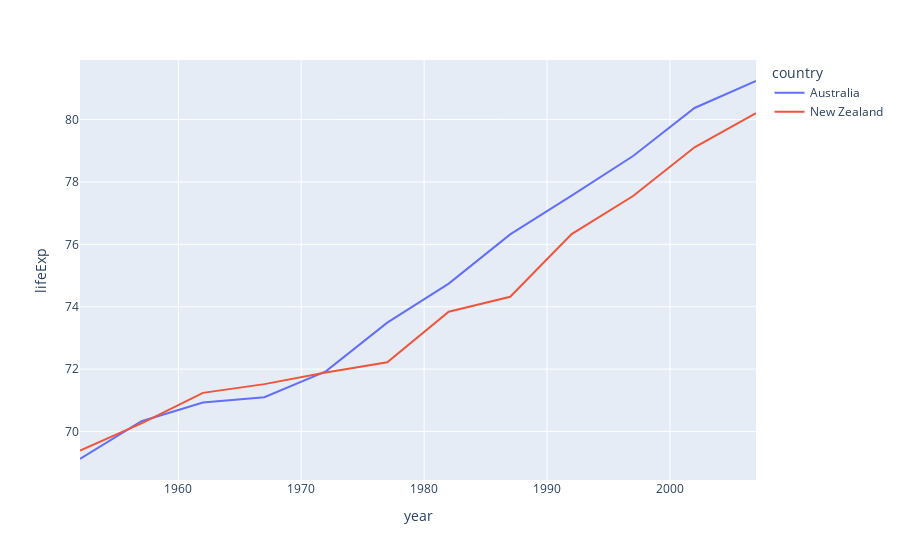
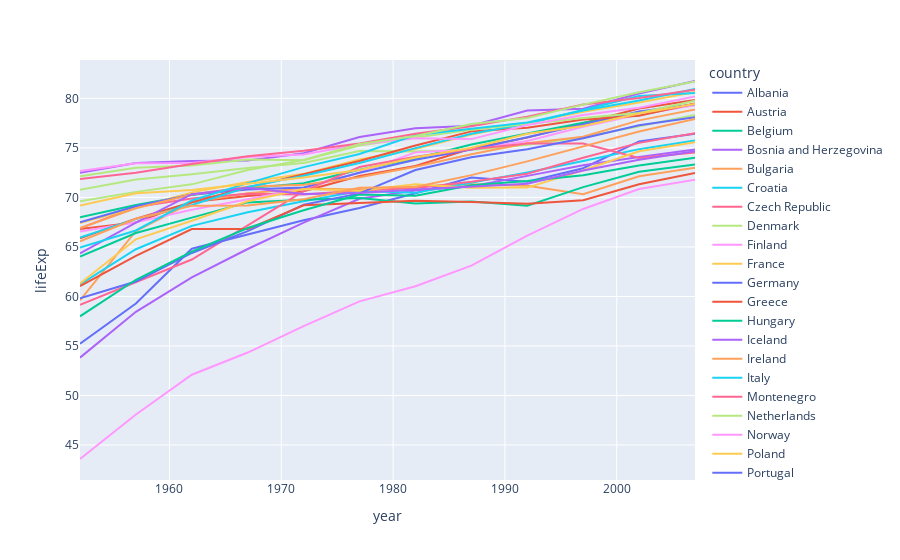

The notebook cell saved with these charts, in order:
### Markdown cell above
# Subfigures
This I have not mastered yet.. an aproach is to put all figures in a list and show them sequentially. E.g. (using `plotly.express` for simplicity, but valid also for more complex plots):

### Code cell
import plotly.express as px
df = px.data.gapminder()

Continents = ['Oceania', 'Europe']
figs = []
for continent in Continents:
    figs.append(px.line(df.query(f"continent=='{continent}'"), x="year", y="lifeExp", color='country'))
    figs[-1].show()

### Figure 1 — Plotly figure (JSON) as saved in the notebook; plotly's stock layout.template omitted (floating-point values rounded to 4 significant figures)
{"data": [{"hovertemplate": "country=Australia<br>year=%{x}<br>lifeExp=%{y}<extra></extra>", "legendgroup": "Australia", "line": {"color": "#636efa", "dash": "solid"}, "marker": {"symbol": "circle"}, "mode": "lines", "name": "Australia", "orientation": "v", "showlegend": true, "type": "scatter", "x": [1952, 1957, 1962, 1967, 1972, 1977, 1982, 1987, 1992, 1997, 2002, 2007], "xaxis": "x", "y": [69.12, 70.33, 70.93, 71.1, 71.93, 73.49, 74.74, 76.32, 77.56, 78.83, 80.37, 81.23], "yaxis": "y"}, {"hovertemplate": "country=New Zealand<br>year=%{x}<br>lifeExp=%{y}<extra></extra>", "legendgroup": "New Zealand", "line": {"color": "#EF553B", "dash": "solid"}, "marker": {"symbol": "circle"}, "mode": "lines", "name": "New Zealand", "orientation": "v", "showlegend": true, "type": "scatter", "x": [1952, 1957, 1962, 1967, 1972, 1977, 1982, 1987, 1992, 1997, 2002, 2007], "xaxis": "x", "y": [69.39, 70.26, 71.24, 71.52, 71.89, 72.22, 73.84, 74.32, 76.33, 77.55, 79.11, 80.2], "yaxis": "y"}], "layout": {"legend": {"title": {"text": "country"}, "tracegroupgap": 0}, "margin": {"t": 60}, "xaxis": {"anchor": "y", "domain": [0, 1], "title": {"text": "year"}}, "yaxis": {"anchor": "x", "domain": [0, 1], "title": {"text": "lifeExp"}}}}

### Figure 2 — Plotly figure (JSON) as saved in the notebook; plotly's stock layout.template omitted (floating-point values rounded to 4 significant figures)
{"data": [{"hovertemplate": "country=Albania<br>year=%{x}<br>lifeExp=%{y}<extra></extra>", "legendgroup": "Albania", "line": {"color": "#636efa", "dash": "solid"}, "marker": {"symbol": "circle"}, "mode": "lines", "name": "Albania", "orientation": "v", "showlegend": true, "type": "scatter", "x": [1952, 1957, 1962, 1967, 1972, 1977, 1982, 1987, 1992, 1997, 2002, 2007], "xaxis": "x", "y": [55.23, 59.28, 64.82, 66.22, 67.69, 68.93, 70.42, 72, 71.58, 72.95, 75.65, 76.42], "yaxis": "y"}, {"hovertemplate": "country=Austria<br>year=%{x}<br>lifeExp=%{y}<extra></extra>", "legendgroup": "Austria", "line": {"color": "#EF553B", "dash": "solid"}, "marker": {"symbol": "circle"}, "mode": "lines", "name": "Austria", "orientation": "v", "showlegend": true, "type": "scatter", "x": [1952, 1957, 1962, 1967, 1972, 1977, 1982, 1987, 1992, 1997, 2002, 2007], "xaxis": "x", "y": [66.8, 67.48, 69.54, 70.14, 70.63, 72.17, 73.18, 74.94, 76.04, 77.51, 78.98, 79.83], "yaxis": "y"}, {"hovertemplate": "country=Belgium<br>year=%{x}<br>lifeExp=%{y}<extra></extra>", "legendgroup": "Belgium", "line": {"color": "#00cc96", "dash": "solid"}, "marker": {"symbol": "circle"}, "mode": "lines", "name": "Belgium", "orientation": "v", "showlegend": true, "type": "scatter", "x": [1952, 1957, 1962, 1967, 1972, 1977, 1982, 1987, 1992, 1997, 2002, 2007], "xaxis": "x", "y": [68, 69.24, 70.25, 70.94, 71.44, 72.8, 73.93, 75.35, 76.46, 77.53, 78.32, 79.44], "yaxis": "y"}, {"hovertemplate": "country=Bosnia and Herzegovina<br>year=%{x}<br>lifeExp=%{y}<extra></extra>", "legendgroup": "Bosnia and Herzegovina", "line": {"color": "#ab63fa", "dash": "solid"}, "marker": {"symbol": "circle"}, "mode": "lines", "name": "Bosnia and Herzegovina", "orientation": "v", "showlegend": true, "type": "scatter", "x": [1952, 1957, 1962, 1967, 1972, 1977, 1982, 1987, 1992, 1997, 2002, 2007], "xaxis": "x", "y": [53.82, 58.45, 61.93, 64.79, 67.45, 69.86, 70.69, 71.14, 72.18, 73.24, 74.09, 74.85], "yaxis": "y"}, {"hovertemplate": "country=Bulgaria<br>year=%{x}<br>lifeExp=%{y}<extra></extra>", "legendgroup": "Bulgaria", "line": {"color": "#FFA15A", "dash": "solid"}, "marker": {"symbol": "circle"}, "mode": "lines", "name": "Bulgaria", "orientation": "v", "showlegend": true, "type": "scatter", "x": [1952, 1957, 1962, 1967, 1972, 1977, 1982, 1987, 1992, 1997, 2002, 2007], "xaxis": "x", "y": [59.6, 66.61, 69.51, 70.42, 70.9, 70.81, 71.08, 71.34, 71.19, 70.32, 72.14, 73.0], "yaxis": "y"}, {"hovertemplate": "country=Croatia<br>year=%{x}<br>lifeExp=%{y}<extra></extra>", "legendgroup": "Croatia", "line": {"color": "#19d3f3", "dash": "solid"}, "marker": {"symbol": "circle"}, "mode": "lines", "name": "Croatia", "orientation": "v", "showlegend": true, "type": "scatter", "x": [1952, 1957, 1962, 1967, 1972, 1977, 1982, 1987, 1992, 1997, 2002, 2007], "xaxis": "x", "y": [61.21, 64.77, 67.13, 68.5, 69.61, 70.64, 70.46, 71.52, 72.53, 73.68, 74.88, 75.75], "yaxis": "y"}, {"hovertemplate": "country=Czech Republic<br>year=%{x}<br>lifeExp=%{y}<extra></extra>", "legendgroup": "Czech Republic", "line": {"color": "#FF6692", "dash": "solid"}, "marker": {"symbol": "circle"}, "mode": "lines", "name": "Czech Republic", "orientation": "v", "showlegend": true, "type": "scatter", "x": [1952, 1957, 1962, 1967, 1972, 1977, 1982, 1987, 1992, 1997, 2002, 2007], "xaxis": "x", "y": [66.87, 69.03, 69.9, 70.38, 70.29, 70.71, 70.96, 71.58, 72.4, 74.01, 75.51, 76.49], "yaxis": "y"}, {"hovertemplate": "country=Denmark<br>year=%{x}<br>lifeExp=%{y}<extra></extra>", "legendgroup": "Denmark", "line": {"color": "#B6E880", "dash": "solid"}, "marker": {"symbol": "circle"}, "mode": "lines", "name": "Denmark", "orientation": "v", "showlegend": true, "type": "scatter", "x": [1952, 1957, 1962, 1967, 1972, 1977, 1982, 1987, 1992, 1997, 2002, 2007], "xaxis": "x", "y": [70.78, 71.81, 72.35, 72.96, 73.47, 74.69, 74.63, 74.8, 75.33, 76.11, 77.18, 78.33], "yaxis": "y"}, {"hovertemplate": "country=Finland<br>year=%{x}<br>lifeExp=%{y}<extra></extra>", "legendgroup": "Finland", "line": {"color": "#FF97FF", "dash": "solid"}, "marker": {"symbol": "circle"}, "mode": "lines", "name": "Finland", "orientation": "v", "showlegend": true, "type": "scatter", "x": [1952, 1957, 1962, 1967, 1972, 1977, 1982, 1987, 1992, 1997, 2002, 2007], "xaxis": "x", "y": [66.55, 67.49, 68.75, 69.83, 70.87, 72.52, 74.55, 74.83, 75.7, 77.13, 78.37, 79.31], "yaxis": "y"}, {"hovertemplate": "country=France<br>year=%{x}<br>lifeExp=%{y}<extra></extra>", "legendgroup": "France", "line": {"color": "#FECB52", "dash": "solid"}, "marker": {"symbol": "circle"}, "mode": "lines", "name": "France", "orientation": "v", "showlegend": true, "type": "scatter", "x": [1952, 1957, 1962, 1967, 1972, 1977, 1982, 1987, 1992, 1997, 2002, 2007], "xaxis": "x", "y": [67.41, 68.93, 70.51, 71.55, 72.38, 73.83, 74.89, 76.34, 77.46, 78.64, 79.59, 80.66], "yaxis": "y"}, {"hovertemplate": "country=Germany<br>year=%{x}<br>lifeExp=%{y}<extra></extra>", "legendgroup": "Germany", "line": {"color": "#636efa", "dash": "solid"}, "marker": {"symbol": "circle"}, "mode": "lines", "name": "Germany", "orientation": "v", "showlegend": true, "type": "scatter", "x": [1952, 1957, 1962, 1967, 1972, 1977, 1982, 1987, 1992, 1997, 2002, 2007], "xaxis": "x", "y": [67.5, 69.1, 70.3, 70.8, 71, 72.5, 73.8, 74.85, 76.07, 77.34, 78.67, 79.41], "yaxis": "y"}, {"hovertemplate": "country=Greece<br>year=%{x}<br>lifeExp=%{y}<extra></extra>", "legendgroup": "Greece", "line": {"color": "#EF553B", "dash": "solid"}, "marker": {"symbol": "circle"}, "mode": "lines", "name": "Greece", "orientation": "v", "showlegend": true, "type": "scatter", "x": [1952, 1957, 1962, 1967, 1972, 1977, 1982, 1987, 1992, 1997, 2002, 2007], "xaxis": "x", "y": [65.86, 67.86, 69.51, 71, 72.34, 73.68, 75.24, 76.67, 77.03, 77.87, 78.26, 79.48], "yaxis": "y"}, {"hovertemplate": "country=Hungary<br>year=%{x}<br>lifeExp=%{y}<extra></extra>", "legendgroup": "Hungary", "line": {"color": "#00cc96", "dash": "solid"}, "marker": {"symbol": "circle"}, "mode": "lines", "name": "Hungary", "orientation": "v", "showlegend": true, "type": "scatter", "x": [1952, 1957, 1962, 1967, 1972, 1977, 1982, 1987, 1992, 1997, 2002, 2007], "xaxis": "x", "y": [64.03, 66.41, 67.96, 69.5, 69.76, 69.95, 69.39, 69.58, 69.17, 71.04, 72.59, 73.34], "yaxis": "y"}, {"hovertemplate": "country=Iceland<br>year=%{x}<br>lifeExp=%{y}<extra></extra>", "legendgroup": "Iceland", "line": {"color": "#ab63fa", "dash": "solid"}, "marker": {"symbol": "circle"}, "mode": "lines", "name": "Iceland", "orientation": "v", "showlegend": true, "type": "scatter", "x": [1952, 1957, 1962, 1967, 1972, 1977, 1982, 1987, 1992, 1997, 2002, 2007], "xaxis": "x", "y": [72.49, 73.47, 73.68, 73.73, 74.46, 76.11, 76.99, 77.23, 78.77, 78.95, 80.5, 81.76], "yaxis": "y"}, {"hovertemplate": "country=Ireland<br>year=%{x}<br>lifeExp=%{y}<extra></extra>", "legendgroup": "Ireland", "line": {"color": "#FFA15A", "dash": "solid"}, "marker": {"symbol": "circle"}, "mode": "lines", "name": "Ireland", "orientation": "v", "showlegend": true, "type": "scatter", "x": [1952, 1957, 1962, 1967, 1972, 1977, 1982, 1987, 1992, 1997, 2002, 2007], "xaxis": "x", "y": [66.91, 68.9, 70.29, 71.08, 71.28, 72.03, 73.1, 74.36, 75.47, 76.12, 77.78, 78.89], "yaxis": "y"}, {"hovertemplate": "country=Italy<br>year=%{x}<br>lifeExp=%{y}<extra></extra>", "legendgroup": "Italy", "line": {"color": "#19d3f3", "dash": "solid"}, "marker": {"symbol": "circle"}, "mode": "lines", "name": "Italy", "orientation": "v", "showlegend": true, "type": "scatter", "x": [1952, 1957, 1962, 1967, 1972, 1977, 1982, 1987, 1992, 1997, 2002, 2007], "xaxis": "x", "y": [65.94, 67.81, 69.24, 71.06, 72.19, 73.48, 74.98, 76.42, 77.44, 78.82, 80.24, 80.55], "yaxis": "y"}, {"hovertemplate": "country=Montenegro<br>year=%{x}<br>lifeExp=%{y}<extra></extra>", "legendgroup": "Montenegro", "line": {"color": "#FF6692", "dash": "solid"}, "marker": {"symbol": "circle"}, "mode": "lines", "name": "Montenegro", "orientation": "v", "showlegend": true, "type": "scatter", "x": [1952, 1957, 1962, 1967, 1972, 1977, 1982, 1987, 1992, 1997, 2002, 2007], "xaxis": "x", "y": [59.16, 61.45, 63.73, 67.18, 70.64, 73.07, 74.1, 74.86, 75.44, 75.44, 73.98, 74.54], "yaxis": "y"}, {"hovertemplate": "country=Netherlands<br>year=%{x}<br>lifeExp=%{y}<extra></extra>", "legendgroup": "Netherlands", "line": {"color": "#B6E880", "dash": "solid"}, "marker": {"symbol": "circle"}, "mode": "lines", "name": "Netherlands", "orientation": "v", "showlegend": true, "type": "scatter", "x": [1952, 1957, 1962, 1967, 1972, 1977, 1982, 1987, 1992, 1997, 2002, 2007], "xaxis": "x", "y": [72.13, 72.99, 73.23, 73.82, 73.75, 75.24, 76.05, 76.83, 77.42, 78.03, 78.53, 79.76], "yaxis": "y"}, {"hovertemplate": "country=Norway<br>year=%{x}<br>lifeExp=%{y}<extra></extra>", "legendgroup": "Norway", "line": {"color": "#FF97FF", "dash": "solid"}, "marker": {"symbol": "circle"}, "mode": "lines", "name": "Norway", "orientation": "v", "showlegend": true, "type": "scatter", "x": [1952, 1957, 1962, 1967, 1972, 1977, 1982, 1987, 1992, 1997, 2002, 2007], "xaxis": "x", "y": [72.67, 73.44, 73.47, 74.08, 74.34, 75.37, 75.97, 75.89, 77.32, 78.32, 79.05, 80.2], "yaxis": "y"}, {"hovertemplate": "country=Poland<br>year=%{x}<br>lifeExp=%{y}<extra></extra>", "legendgroup": "Poland", "line": {"color": "#FECB52", "dash": "solid"}, "marker": {"symbol": "circle"}, "mode": "lines", "name": "Poland", "orientation": "v", "showlegend": true, "type": "scatter", "x": [1952, 1957, 1962, 1967, 1972, 1977, 1982, 1987, 1992, 1997, 2002, 2007], "xaxis": "x", "y": [61.31, 65.77, 67.64, 69.61, 70.85, 70.67, 71.32, 70.98, 70.99, 72.75, 74.67, 75.56], "yaxis": "y"}, {"hovertemplate": "country=Portugal<br>year=%{x}<br>lifeExp=%{y}<extra></extra>", "legendgroup": "Portugal", "line": {"color": "#636efa", "dash": "solid"}, "marker": {"symbol": "circle"}, "mode": "lines", "name": "Portugal", "orientation": "v", "showlegend": true, "type": "scatter", "x": [1952, 1957, 1962, 1967, 1972, 1977, 1982, 1987, 1992, 1997, 2002, 2007], "xaxis": "x", "y": [59.82, 61.51, 64.39, 66.6, 69.26, 70.41, 72.77, 74.06, 74.86, 75.97, 77.29, 78.1], "yaxis": "y"}, {"hovertemplate": "country=Romania<br>year=%{x}<br>lifeExp=%{y}<extra></extra>", "legendgroup": "Romania", "line": {"color": "#EF553B", "dash": "solid"}, "marker": {"symbol": "circle"}, "mode": "lines", "name": "Romania", "orientation": "v", "showlegend": true, "type": "scatter", "x": [1952, 1957, 1962, 1967, 1972, 1977, 1982, 1987, 1992, 1997, 2002, 2007], "xaxis": "x", "y": [61.05, 64.1, 66.8, 66.8, 69.21, 69.46, 69.66, 69.53, 69.36, 69.72, 71.32, 72.48], "yaxis": "y"}, {"hovertemplate": "country=Serbia<br>year=%{x}<br>lifeExp=%{y}<extra></extra>", "legendgroup": "Serbia", "line": {"color": "#00cc96", "dash": "solid"}, "marker": {"symbol": "circle"}, "mode": "lines", "name": "Serbia", "orientation": "v", "showlegend": true, "type": "scatter", "x": [1952, 1957, 1962, 1967, 1972, 1977, 1982, 1987, 1992, 1997, 2002, 2007], "xaxis": "x", "y": [58.0, 61.69, 64.53, 66.91, 68.7, 70.3, 70.16, 71.22, 71.66, 72.23, 73.21, 74.0], "yaxis": "y"}, {"hovertemplate": "country=Slovak Republic<br>year=%{x}<br>lifeExp=%{y}<extra></extra>", "legendgroup": "Slovak Republic", "line": {"color": "#ab63fa", "dash": "solid"}, "marker": {"symbol": "circle"}, "mode": "lines", "name": "Slovak Republic", "orientation": "v", "showlegend": true, "type": "scatter", "x": [1952, 1957, 1962, 1967, 1972, 1977, 1982, 1987, 1992, 1997, 2002, 2007], "xaxis": "x", "y": [64.36, 67.45, 70.33, 70.98, 70.35, 70.45, 70.8, 71.08, 71.38, 72.71, 73.8, 74.66], "yaxis": "y"}, {"hovertemplate": "country=Slovenia<br>year=%{x}<br>lifeExp=%{y}<extra></extra>", "legendgroup": "Slovenia", "line": {"color": "#FFA15A", "dash": "solid"}, "marker": {"symbol": "circle"}, "mode": "lines", "name": "Slovenia", "orientation": "v", "showlegend": true, "type": "scatter", "x": [1952, 1957, 1962, 1967, 1972, 1977, 1982, 1987, 1992, 1997, 2002, 2007], "xaxis": "x", "y": [65.57, 67.85, 69.15, 69.18, 69.82, 70.97, 71.06, 72.25, 73.64, 75.13, 76.66, 77.93], "yaxis": "y"}, {"hovertemplate": "country=Spain<br>year=%{x}<br>lifeExp=%{y}<extra></extra>", "legendgroup": "Spain", "line": {"color": "#19d3f3", "dash": "solid"}, "marker": {"symbol": "circle"}, "mode": "lines", "name": "Spain", "orientation": "v", "showlegend": true, "type": "scatter", "x": [1952, 1957, 1962, 1967, 1972, 1977, 1982, 1987, 1992, 1997, 2002, 2007], "xaxis": "x", "y": [64.94, 66.66, 69.69, 71.44, 73.06, 74.39, 76.3, 76.9, 77.57, 78.77, 79.78, 80.94], "yaxis": "y"}, {"hovertemplate": "country=Sweden<br>year=%{x}<br>lifeExp=%{y}<extra></extra>", "legendgroup": "Sweden", "line": {"color": "#FF6692", "dash": "solid"}, "marker": {"symbol": "circle"}, "mode": "lines", "name": "Sweden", "orientation": "v", "showlegend": true, "type": "scatter", "x": [1952, 1957, 1962, 1967, 1972, 1977, 1982, 1987, 1992, 1997, 2002, 2007], "xaxis": "x", "y": [71.86, 72.49, 73.37, 74.16, 74.72, 75.44, 76.42, 77.19, 78.16, 79.39, 80.04, 80.88], "yaxis": "y"}, {"hovertemplate": "country=Switzerland<br>year=%{x}<br>lifeExp=%{y}<extra></extra>", "legendgroup": "Switzerland", "line": {"color": "#B6E880", "dash": "solid"}, "marker": {"symbol": "circle"}, "mode": "lines", "name": "Switzerland", "orientation": "v", "showlegend": true, "type": "scatter", "x": [1952, 1957, 1962, 1967, 1972, 1977, 1982, 1987, 1992, 1997, 2002, 2007], "xaxis": "x", "y": [69.62, 70.56, 71.32, 72.77, 73.78, 75.39, 76.21, 77.41, 78.03, 79.37, 80.62, 81.7], "yaxis": "y"}, {"hovertemplate": "country=Turkey<br>year=%{x}<br>lifeExp=%{y}<extra></extra>", "legendgroup": "Turkey", "line": {"color": "#FF97FF", "dash": "solid"}, "marker": {"symbol": "circle"}, "mode": "lines", "name": "Turkey", "orientation": "v", "showlegend": true, "type": "scatter", "x": [1952, 1957, 1962, 1967, 1972, 1977, 1982, 1987, 1992, 1997, 2002, 2007], "xaxis": "x", "y": [43.59, 48.08, 52.1, 54.34, 57.01, 59.51, 61.04, 63.11, 66.15, 68.83, 70.84, 71.78], "yaxis": "y"}, {"hovertemplate": "country=United Kingdom<br>year=%{x}<br>lifeExp=%{y}<extra></extra>", "legendgroup": "United Kingdom", "line": {"color": "#FECB52", "dash": "solid"}, "marker": {"symbol": "circle"}, "mode": "lines", "name": "United Kingdom", "orientation": "v", "showlegend": true, "type": "scatter", "x": [1952, 1957, 1962, 1967, 1972, 1977, 1982, 1987, 1992, 1997, 2002, 2007], "xaxis": "x", "y": [69.18, 70.42, 70.76, 71.36, 72.01, 72.76, 74.04, 75.01, 76.42, 77.22, 78.47, 79.42], "yaxis": "y"}], "layout": {"legend": {"title": {"text": "country"}, "tracegroupgap": 0}, "margin": {"t": 60}, "xaxis": {"anchor": "y", "domain": [0, 1], "title": {"text": "year"}}, "yaxis": {"anchor": "x", "domain": [0, 1], "title": {"text": "lifeExp"}}}}
